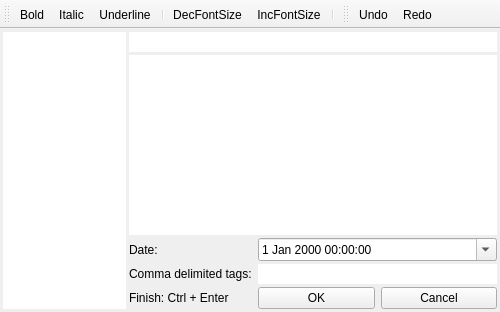
<?xml version="1.0" encoding="UTF-8"?>
<ui version="4.0">
 <class>CreateNoteForm</class>
 <widget class="QMainWindow" name="CreateNoteForm">
  <property name="geometry">
   <rect>
    <x>0</x>
    <y>0</y>
    <width>500</width>
    <height>312</height>
   </rect>
  </property>
  <property name="windowTitle">
   <string>New note</string>
  </property>
  <property name="windowIcon">
   <iconset resource="icons.qrc">
    <normaloff>:/icons/resources/notebook--plus.png</normaloff>:/icons/resources/notebook--plus.png</iconset>
  </property>
  <property name="toolButtonStyle">
   <enum>Qt::ToolButtonIconOnly</enum>
  </property>
  <widget class="QWidget" name="centralwidget">
   <layout class="QHBoxLayout" name="horizontalLayout" stretch="1,3">
    <property name="spacing">
     <number>3</number>
    </property>
    <property name="margin">
     <number>3</number>
    </property>
    <item>
     <widget class="QTableView" name="tv_Tags">
      <property name="frameShape">
       <enum>QFrame::NoFrame</enum>
      </property>
      <property name="alternatingRowColors">
       <bool>true</bool>
      </property>
      <property name="selectionMode">
       <enum>QAbstractItemView::MultiSelection</enum>
      </property>
      <property name="selectionBehavior">
       <enum>QAbstractItemView::SelectRows</enum>
      </property>
      <attribute name="horizontalHeaderVisible">
       <bool>false</bool>
      </attribute>
      <attribute name="horizontalHeaderHighlightSections">
       <bool>false</bool>
      </attribute>
      <attribute name="horizontalHeaderStretchLastSection">
       <bool>true</bool>
      </attribute>
      <attribute name="verticalHeaderVisible">
       <bool>false</bool>
      </attribute>
      <attribute name="verticalHeaderDefaultSectionSize">
       <number>18</number>
      </attribute>
      <attribute name="verticalHeaderHighlightSections">
       <bool>false</bool>
      </attribute>
      <attribute name="verticalHeaderMinimumSectionSize">
       <number>18</number>
      </attribute>
     </widget>
    </item>
    <item>
     <layout class="QVBoxLayout" name="verticalLayout">
      <item>
       <widget class="QLineEdit" name="le_Title">
        <property name="frame">
         <bool>false</bool>
        </property>
       </widget>
      </item>
      <item>
       <widget class="QTextEdit" name="te_NoteHtmlText">
        <property name="minimumSize">
         <size>
          <width>0</width>
          <height>0</height>
         </size>
        </property>
        <property name="maximumSize">
         <size>
          <width>16777215</width>
          <height>16777215</height>
         </size>
        </property>
        <property name="frameShape">
         <enum>QFrame::NoFrame</enum>
        </property>
        <property name="autoFormatting">
         <set>QTextEdit::AutoAll</set>
        </property>
        <property name="tabChangesFocus">
         <bool>true</bool>
        </property>
        <property name="documentTitle">
         <string/>
        </property>
        <property name="html">
         <string>&lt;!DOCTYPE HTML PUBLIC &quot;-//W3C//DTD HTML 4.0//EN&quot; &quot;http://www.w3.org/TR/REC-html40/strict.dtd&quot;&gt;
&lt;html&gt;&lt;head&gt;&lt;meta name=&quot;qrichtext&quot; content=&quot;1&quot; /&gt;&lt;style type=&quot;text/css&quot;&gt;
p, li { white-space: pre-wrap; }
&lt;/style&gt;&lt;/head&gt;&lt;body style=&quot; font-family:'MS Shell Dlg 2'; font-size:8.25pt; font-weight:400; font-style:normal;&quot;&gt;
&lt;p style=&quot;-qt-paragraph-type:empty; margin-top:0px; margin-bottom:0px; margin-left:0px; margin-right:0px; -qt-block-indent:0; text-indent:0px; font-size:8pt;&quot;&gt;&lt;/p&gt;&lt;/body&gt;&lt;/html&gt;</string>
        </property>
       </widget>
      </item>
      <item>
       <layout class="QGridLayout" name="gridLayout">
        <property name="horizontalSpacing">
         <number>6</number>
        </property>
        <property name="verticalSpacing">
         <number>3</number>
        </property>
        <item row="1" column="1" colspan="2">
         <widget class="QLineEdit" name="le_Tags">
          <property name="frame">
           <bool>false</bool>
          </property>
         </widget>
        </item>
        <item row="1" column="0">
         <widget class="QLabel" name="label">
          <property name="text">
           <string>Comma delimited tags:</string>
          </property>
         </widget>
        </item>
        <item row="3" column="2">
         <widget class="QPushButton" name="pb_Cancel">
          <property name="text">
           <string>Cancel</string>
          </property>
         </widget>
        </item>
        <item row="3" column="1">
         <widget class="QPushButton" name="pb_Ok">
          <property name="text">
           <string>OK</string>
          </property>
         </widget>
        </item>
        <item row="3" column="0">
         <widget class="QLabel" name="label_2">
          <property name="text">
           <string>Finish: Ctrl + Enter</string>
          </property>
         </widget>
        </item>
        <item row="0" column="0">
         <widget class="QLabel" name="l_Date">
          <property name="text">
           <string>Date:</string>
          </property>
         </widget>
        </item>
        <item row="0" column="1" colspan="2">
         <widget class="QDateTimeEdit" name="dte_Date">
          <property name="calendarPopup">
           <bool>true</bool>
          </property>
         </widget>
        </item>
       </layout>
      </item>
     </layout>
    </item>
   </layout>
  </widget>
  <widget class="QToolBar" name="editToolBar">
   <property name="windowTitle">
    <string>toolBar</string>
   </property>
   <attribute name="toolBarArea">
    <enum>TopToolBarArea</enum>
   </attribute>
   <attribute name="toolBarBreak">
    <bool>false</bool>
   </attribute>
   <addaction name="actionBold"/>
   <addaction name="actionItalic"/>
   <addaction name="actionUnderline"/>
   <addaction name="separator"/>
   <addaction name="actionDecFontSize"/>
   <addaction name="actionIncFontSize"/>
   <addaction name="separator"/>
  </widget>
  <widget class="QToolBar" name="toolBar">
   <property name="sizePolicy">
    <sizepolicy hsizetype="Preferred" vsizetype="Fixed">
     <horstretch>0</horstretch>
     <verstretch>0</verstretch>
    </sizepolicy>
   </property>
   <property name="minimumSize">
    <size>
     <width>0</width>
     <height>0</height>
    </size>
   </property>
   <property name="maximumSize">
    <size>
     <width>16777215</width>
     <height>16777215</height>
    </size>
   </property>
   <property name="windowTitle">
    <string>toolBar</string>
   </property>
   <property name="movable">
    <bool>true</bool>
   </property>
   <property name="floatable">
    <bool>true</bool>
   </property>
   <attribute name="toolBarArea">
    <enum>TopToolBarArea</enum>
   </attribute>
   <attribute name="toolBarBreak">
    <bool>false</bool>
   </attribute>
   <addaction name="actionUndo"/>
   <addaction name="actionRedo"/>
  </widget>
  <action name="actionBold">
   <property name="checkable">
    <bool>true</bool>
   </property>
   <property name="icon">
    <iconset resource="icons.qrc">
     <normaloff>:/icons/resources/edit-bold.png</normaloff>:/icons/resources/edit-bold.png</iconset>
   </property>
   <property name="text">
    <string>Bold</string>
   </property>
  </action>
  <action name="actionItalic">
   <property name="checkable">
    <bool>true</bool>
   </property>
   <property name="icon">
    <iconset resource="icons.qrc">
     <normaloff>:/icons/resources/edit-italic.png</normaloff>:/icons/resources/edit-italic.png</iconset>
   </property>
   <property name="text">
    <string>Italic</string>
   </property>
  </action>
  <action name="actionUnderline">
   <property name="checkable">
    <bool>true</bool>
   </property>
   <property name="icon">
    <iconset resource="icons.qrc">
     <normaloff>:/icons/resources/edit-underline.png</normaloff>:/icons/resources/edit-underline.png</iconset>
   </property>
   <property name="text">
    <string>Underline</string>
   </property>
  </action>
  <action name="actionUndo">
   <property name="icon">
    <iconset resource="icons.qrc">
     <normaloff>:/icons/resources/arrow-turn-180-left.png</normaloff>:/icons/resources/arrow-turn-180-left.png</iconset>
   </property>
   <property name="text">
    <string>Undo</string>
   </property>
   <property name="shortcut">
    <string>Ctrl+Z</string>
   </property>
  </action>
  <action name="actionRedo">
   <property name="icon">
    <iconset resource="icons.qrc">
     <normaloff>:/icons/resources/arrow-turn.png</normaloff>:/icons/resources/arrow-turn.png</iconset>
   </property>
   <property name="text">
    <string>Redo</string>
   </property>
   <property name="shortcut">
    <string>Ctrl+Y</string>
   </property>
  </action>
  <action name="actionIncFontSize">
   <property name="icon">
    <iconset resource="icons.qrc">
     <normaloff>:/icons/resources/edit-size-up.png</normaloff>:/icons/resources/edit-size-up.png</iconset>
   </property>
   <property name="text">
    <string>IncFontSize</string>
   </property>
  </action>
  <action name="actionDecFontSize">
   <property name="icon">
    <iconset resource="icons.qrc">
     <normaloff>:/icons/resources/edit-size-down.png</normaloff>:/icons/resources/edit-size-down.png</iconset>
   </property>
   <property name="text">
    <string>DecFontSize</string>
   </property>
  </action>
 </widget>
 <tabstops>
  <tabstop>le_Title</tabstop>
  <tabstop>te_NoteHtmlText</tabstop>
  <tabstop>dte_Date</tabstop>
  <tabstop>le_Tags</tabstop>
  <tabstop>pb_Ok</tabstop>
  <tabstop>pb_Cancel</tabstop>
  <tabstop>tv_Tags</tabstop>
 </tabstops>
 <resources>
  <include location="icons.qrc"/>
 </resources>
 <connections>
  <connection>
   <sender>actionUndo</sender>
   <signal>triggered()</signal>
   <receiver>te_NoteHtmlText</receiver>
   <slot>undo()</slot>
   <hints>
    <hint type="sourcelabel">
     <x>-1</x>
     <y>-1</y>
    </hint>
    <hint type="destinationlabel">
     <x>194</x>
     <y>126</y>
    </hint>
   </hints>
  </connection>
  <connection>
   <sender>actionRedo</sender>
   <signal>triggered()</signal>
   <receiver>te_NoteHtmlText</receiver>
   <slot>redo()</slot>
   <hints>
    <hint type="sourcelabel">
     <x>-1</x>
     <y>-1</y>
    </hint>
    <hint type="destinationlabel">
     <x>194</x>
     <y>126</y>
    </hint>
   </hints>
  </connection>
  <connection>
   <sender>actionItalic</sender>
   <signal>toggled(bool)</signal>
   <receiver>te_NoteHtmlText</receiver>
   <slot>setFontItalic(bool)</slot>
   <hints>
    <hint type="sourcelabel">
     <x>-1</x>
     <y>-1</y>
    </hint>
    <hint type="destinationlabel">
     <x>194</x>
     <y>126</y>
    </hint>
   </hints>
  </connection>
  <connection>
   <sender>actionUnderline</sender>
   <signal>toggled(bool)</signal>
   <receiver>te_NoteHtmlText</receiver>
   <slot>setFontUnderline(bool)</slot>
   <hints>
    <hint type="sourcelabel">
     <x>-1</x>
     <y>-1</y>
    </hint>
    <hint type="destinationlabel">
     <x>194</x>
     <y>126</y>
    </hint>
   </hints>
  </connection>
  <connection>
   <sender>le_Tags</sender>
   <signal>editingFinished()</signal>
   <receiver>CreateNoteForm</receiver>
   <slot>adjustTags()</slot>
   <hints>
    <hint type="sourcelabel">
     <x>483</x>
     <y>272</y>
    </hint>
    <hint type="destinationlabel">
     <x>524</x>
     <y>272</y>
    </hint>
   </hints>
  </connection>
  <connection>
   <sender>pb_Ok</sender>
   <signal>clicked()</signal>
   <receiver>CreateNoteForm</receiver>
   <slot>finish()</slot>
   <hints>
    <hint type="sourcelabel">
     <x>319</x>
     <y>292</y>
    </hint>
    <hint type="destinationlabel">
     <x>320</x>
     <y>333</y>
    </hint>
   </hints>
  </connection>
  <connection>
   <sender>pb_Cancel</sender>
   <signal>clicked()</signal>
   <receiver>CreateNoteForm</receiver>
   <slot>cancel()</slot>
   <hints>
    <hint type="sourcelabel">
     <x>427</x>
     <y>296</y>
    </hint>
    <hint type="destinationlabel">
     <x>426</x>
     <y>328</y>
    </hint>
   </hints>
  </connection>
  <connection>
   <sender>actionIncFontSize</sender>
   <signal>activated()</signal>
   <receiver>CreateNoteForm</receiver>
   <slot>incFontSize()</slot>
   <hints>
    <hint type="sourcelabel">
     <x>-1</x>
     <y>-1</y>
    </hint>
    <hint type="destinationlabel">
     <x>249</x>
     <y>155</y>
    </hint>
   </hints>
  </connection>
  <connection>
   <sender>actionDecFontSize</sender>
   <signal>activated()</signal>
   <receiver>CreateNoteForm</receiver>
   <slot>decFontSize()</slot>
   <hints>
    <hint type="sourcelabel">
     <x>-1</x>
     <y>-1</y>
    </hint>
    <hint type="destinationlabel">
     <x>249</x>
     <y>155</y>
    </hint>
   </hints>
  </connection>
 </connections>
 <slots>
  <slot>adjustButtons(QTextCharFormat)</slot>
  <slot>setBold(bool)</slot>
  <slot>incFontSize()</slot>
  <slot>decFontSize()</slot>
  <slot>fontColorPopup()</slot>
  <slot>setHeader()</slot>
  <slot>adjustTags()</slot>
  <slot>finish()</slot>
  <slot>cancel()</slot>
 </slots>
</ui>
